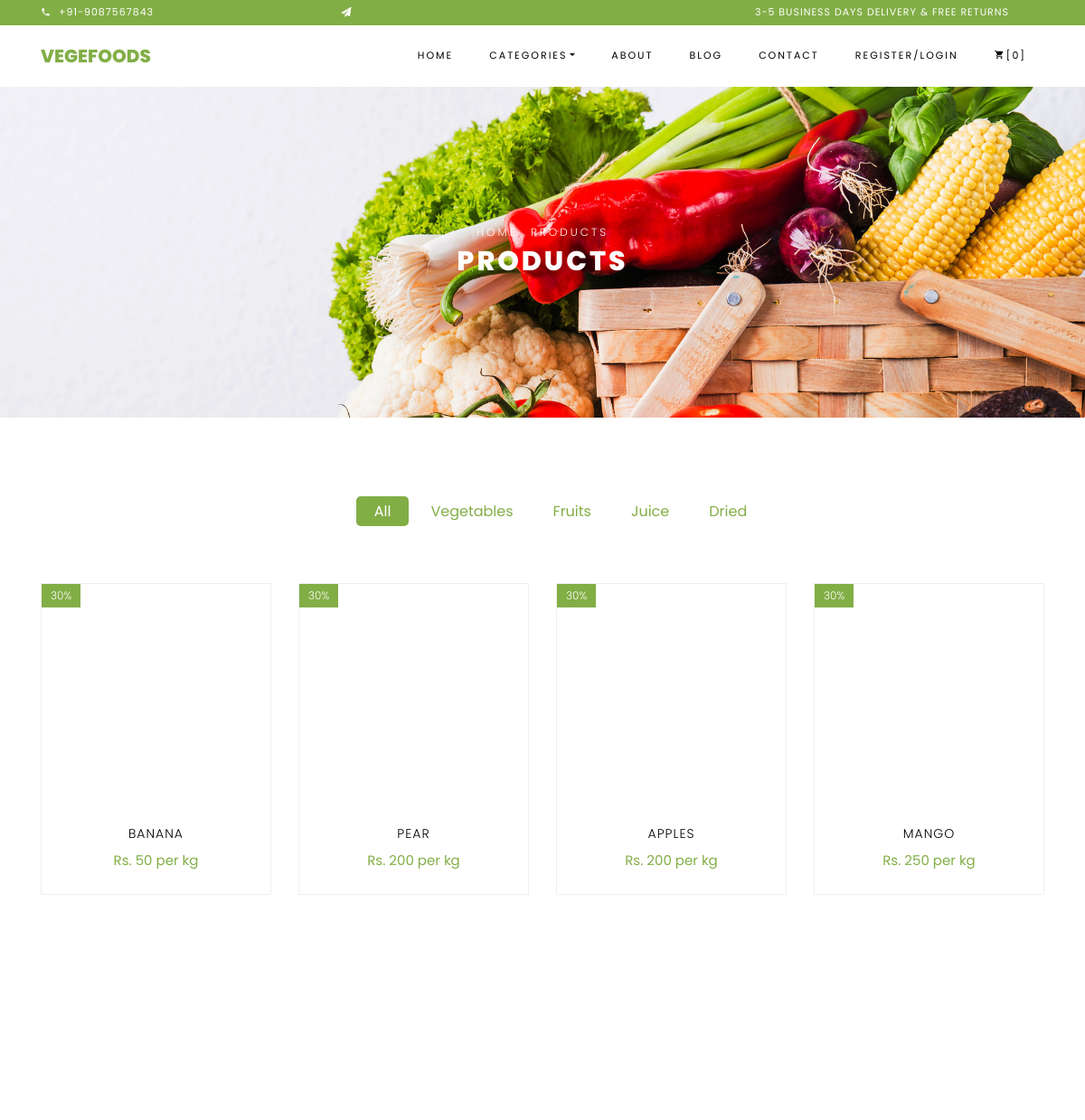
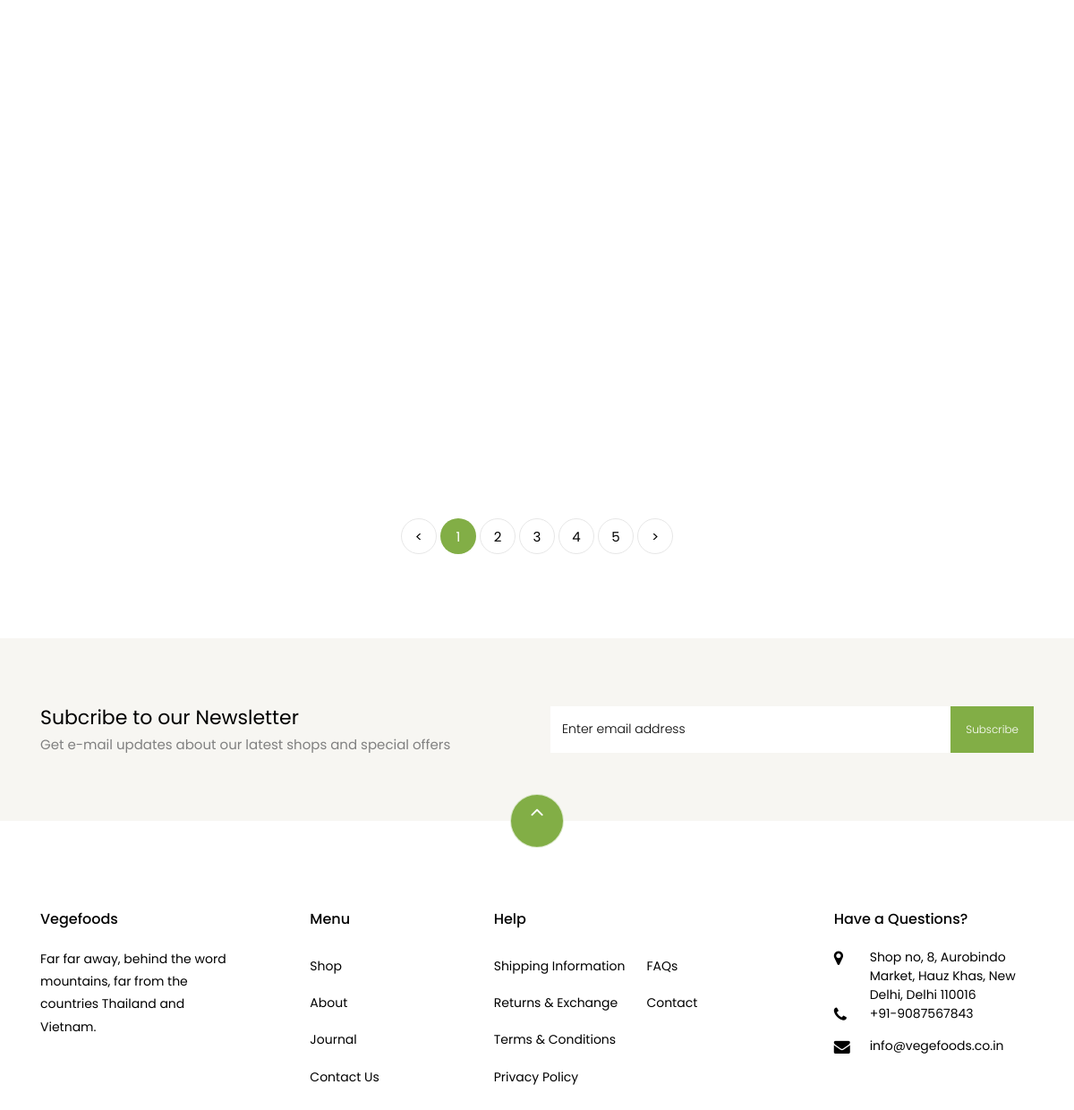
Screenshot of /Frontend/ProductsPage/Fruits/ with the database file from the repository (2 pictures, top to bottom).
### Backend/models.py (models this page shows)
class ProdcutDB(models.Model):
    CATEGORY = models.CharField(max_length=100, null=True, blank=True)
    PRONAME = models.CharField(max_length=100, null=True, blank=True)
    PROPRICE = models.IntegerField(null=True, blank=True)
    PRODESC = models.CharField(max_length=100, null=True, blank=True)
    PROIMAGE = models.ImageField(upload_to='Images', null=True, blank=True)

### Frontend/views.py (the view)
# urls.py: path('ProductsPage/<catname>/', views.ProductsPage, name='ProductsPage'),
def ProductsPage(request, catname):
    prod = ProdcutDB.objects.filter(CATEGORY=catname)
    categories = CategoryDB.objects.all()
    return render(request, 'Products.html', {'prod': prod, 'categories': categories})

### Frontend/templates/Products.html (shortened to what this page needs)
<!DOCTYPE html>
{% load static %}
<html lang="en">
  <head>
    <link rel="stylesheet" href="{% static 'Home/css/open-iconic-bootstrap.min.css' %}">
    <link rel="stylesheet" href="{% static 'Home/css/animate.css' %}">
    <link rel="stylesheet" href="{% static 'Home/css/owl.carousel.min.css' %}">
    <link rel="stylesheet" href="{% static 'Home/css/owl.theme.default.min.css' %}">
    <link rel="stylesheet" href="{% static 'Home/css/magnific-popup.css' %}">
    <link rel="stylesheet" href="{% static 'Home/css/aos.css' %}">
    <link rel="stylesheet" href="{% static 'Home/css/ionicons.min.css' %}">
    <link rel="stylesheet" href="{% static 'Home/css/bootstrap-datepicker.css' %}">
    <link rel="stylesheet" href="{% static 'Home/css/jquery.timepicker.css' %}">
    <link rel="stylesheet" href="{% static 'Home/css/flaticon.css' %}">
    <link rel="stylesheet" href="{% static 'Home/css/icomoon.css' %}">
    <link rel="stylesheet" href="{% static 'Home/css/style.css' %}">
  </head>
  <body class="goto-here">
<div class="py-1 bg-primary">
    	<div class="container">
    		<div class="row no-gutters d-flex align-items-start align-items-center px-md-0">
	    		<div class="col-lg-12 d-block">
		    		<div class="row d-flex">
		    			<div class="col-md pr-4 d-flex topper align-items-center">
					    	<div class="icon mr-2 d-flex justify-content-center align-items-center"><span class="icon-phone2"></span></div>
						    <span class="text">+91-9087567843</span>
					    </div>
					    <div class="col-md pr-4 d-flex topper align-items-center">
					    	<div class="icon mr-2 d-flex justify-content-center align-items-center"><span class="icon-paper-plane"></span></div>
					    </div>
					    <div class="col-md-5 pr-4 d-flex topper align-items-center text-lg-right">
						    <span class="text">3-5 Business days delivery &amp; Free Returns</span>
					    </div>
				    </div>
			    </div>
		    </div>
		  </div>
    </div>
    <nav class="navbar navbar-expand-lg navbar-dark ftco_navbar bg-dark ftco-navbar-light" id="ftco-navbar">
	    <div class="container">
	      <a class="navbar-brand" href="{% url 'Homepage' %}">Vegefoods</a>
	      <div class="collapse navbar-collapse" id="ftco-nav">
	        <ul class="navbar-nav ml-auto">
	          <li class="nav-item active"><a href="{% url 'Homepage' %}" class="nav-link">Home</a></li>
	          <li class="nav-item dropdown">
              <a class="nav-link dropdown-toggle" href="#" id="dropdown04" data-toggle="dropdown"
                 aria-haspopup="true" aria-expanded="false">Categories</a>
            </li>
	          <li class="nav-item"><a href="{% url 'AboutPage' %}" class="nav-link">About</a></li>
	          <li class="nav-item"><a href="{% url 'FrontendBlog' %}" class="nav-link">Blog</a></li>
	          <li class="nav-item"><a href="{% url 'ContactPage' %}" class="nav-link">Contact</a></li>
                {% if request.session.NAME %}
              <li class="nav-item"><a href="{% url 'UserLogout' %}" class="nav-link">Welcome
                  {{request.session.NAME}}/Logout</a></li>
                {% else %}
	          <li class="nav-item"><a href="{% url 'UserLogin' %}" class="nav-link">Register/Login</a></li>
                {% endif %}
	          <li class="nav-item cta cta-colored"><a href="{% url 'cart_page' %}" class="nav-link"><span
                      class="icon-shopping_cart"></span>[0]</a></li>
	        </ul>
	      </div>
	    </div>
	  </nav>
    <div class="hero-wrap hero-bread" style="background-image: url({% static 'Home/images/bg_1.jpg' %});">
      <div class="container">
        <div class="row no-gutters slider-text align-items-center justify-content-center">
          <div class="col-md-9 ftco-animate text-center">
          	<p class="breadcrumbs"><span class="mr-2"><a href="index.html">Home</a></span> <span>Products</span></p>
            <h1 class="mb-0 bread">Products</h1>
          </div>
        </div>
      </div>
    </div>
    <section class="ftco-section">
    	<div class="container">
    		<div class="row justify-content-center">
    			<div class="col-md-10 mb-5 text-center">
    				<ul class="product-category">
    					<li><a href="#" class="active">All</a></li>
    					<li><a href="#">Vegetables</a></li>
    					<li><a href="#">Fruits</a></li>
    					<li><a href="#">Juice</a></li>
    					<li><a href="#">Dried</a></li>
    				</ul>
    			</div>
    		</div>
    		<div class="row">
				{% for i in prod %}
    			<div class="col-md-6 col-lg-3 ftco-animate">
    				<div class="product">
    					<a href="{% url 'SingleProduct' proid=i.id %}" class="img-prod"><img height="250px" width="300px"
    						<span class="status">30%</span>
    					</a>
    					<div class="text py-3 pb-4 px-3 text-center">
    						<h3><a href="#">{{i.PRONAME}}</a></h3>
    						<div class="d-flex">
    							<div class="pricing">
		    						<p class="price"><span class="price-sale">Rs. {{i.PROPRICE}} per kg</span></p>
		    					</div>
	    					</div>
    					</div>
    				</div>
    			</div>
				{% endfor %}
    		</div>
    		<div class="row mt-5">
          <div class="col text-center">
            <div class="block-27">
              <ul>
                <li><a href="#">&lt;</a></li>
                <li class="active"><span>1</span></li>
                <li><a href="#">2</a></li>
                <li><a href="#">3</a></li>
                <li><a href="#">4</a></li>
                <li><a href="#">5</a></li>
                <li><a href="#">&gt;</a></li>
              </ul>
            </div>
          </div>
        </div>
    	</div>
    </section>
		<section class="ftco-section ftco-no-pt ftco-no-pb py-5 bg-light">
      <div class="container py-4">
        <div class="row d-flex justify-content-center py-5">
          <div class="col-md-6">
          	<h2 style="font-size: 22px;" class="mb-0">Subcribe to our Newsletter</h2>
          	<span>Get e-mail updates about our latest shops and special offers</span>
          </div>
          <div class="col-md-6 d-flex align-items-center">
            <form action="#" class="subscribe-form">
              <div class="form-group d-flex">
                <input type="text" class="form-control" placeholder="Enter email address">
                <input type="submit" value="Subscribe" class="submit px-3">
              </div>
            </form>
          </div>
        </div>
      </div>
    </section>
       <footer class="ftco-footer ftco-section">
      <div class="container">
      	<div class="row">
      		<div class="mouse">
						<a href="#" class="mouse-icon">
							<div class="mouse-wheel"><span class="ion-ios-arrow-up"></span></div>
						</a>
					</div>
      	</div>
        <div class="row mb-5">
          <div class="col-md">
            <div class="ftco-footer-widget mb-4">
              <h2 class="ftco-heading-2">Vegefoods</h2>
              <p>Far far away, behind the word mountains, far from the countries Thailand and Vietnam.</p>
              <ul class="ftco-footer-social list-unstyled float-md-left float-lft mt-5">
              </ul>
            </div>
          </div>
          <div class="col-md">
            <div class="ftco-footer-widget mb-4 ml-md-5">
              <h2 class="ftco-heading-2">Menu</h2>
              <ul class="list-unstyled">
                <li><a href="#" class="py-2 d-block">Shop</a></li>
                <li><a href="#" class="py-2 d-block">About</a></li>
                <li><a href="#" class="py-2 d-block">Journal</a></li>
                <li><a href="#" class="py-2 d-block">Contact Us</a></li>
              </ul>
            </div>
          </div>
          <div class="col-md-4">
             <div class="ftco-footer-widget mb-4">
              <h2 class="ftco-heading-2">Help</h2>
              <div class="d-flex">
	              <ul class="list-unstyled mr-l-5 pr-l-3 mr-4">
	                <li><a href="#" class="py-2 d-block">Shipping Information</a></li>
	                <li><a href="#" class="py-2 d-block">Returns &amp; Exchange</a></li>
	                <li><a href="#" class="py-2 d-block">Terms &amp; Conditions</a></li>
	                <li><a href="#" class="py-2 d-block">Privacy Policy</a></li>
	              </ul>
	              <ul class="list-unstyled">
	                <li><a href="#" class="py-2 d-block">FAQs</a></li>
	                <li><a href="#" class="py-2 d-block">Contact</a></li>
	              </ul>
	            </div>
            </div>
          </div>
          <div class="col-md">
            <div class="ftco-footer-widget mb-4">
            	<h2 class="ftco-heading-2">Have a Questions?</h2>
            	<div class="block-23 mb-3">
	              <ul>
	                <li><span class="icon icon-map-marker"></span><span class="text">Shop no, 8, Aurobindo Market, Hauz Khas, New Delhi, Delhi 110016</span></li>
	                <li><a href="#"><span class="icon icon-phone"></span><span class="text">+91-9087567843</span></a></li>
	                <li><a href="#"><span class="icon icon-envelope"></span>info@vegefoods.co.in</a></li>
	              </ul>
	            </div>
            </div>
          </div>
        </div>
      </div>
    </footer>
  </body>
</html>

### Frontend/static/Home/css/icomoon.css (style rules this page uses)
[class^="icon-"], [class*=" icon-"] { font-family: 'icomoon' !important; speak: none; font-style: normal; font-weight: normal; font-variant: normal; text-transform: none; line-height: 1; -webkit-font-smoothing: antialiased; -moz-osx-font-smoothing: grayscale; }
.icon-map-marker:before { content: "\f041"; }
.icon-phone:before { content: "\f095"; }
.icon-envelope:before { content: "\f0e0"; }
.icon-paper-plane:before { content: "\f1d8"; }
.icon-phone2:before { content: "\e0cd"; }
.icon-shopping_cart:before { content: "\e8cc"; }

### rows the page displays
ProdcutDB: PRONAME "BANANA", PROPRICE "50"
ProdcutDB: PRONAME "PEAR", PROPRICE "200"
ProdcutDB: PRONAME "APPLES", PROPRICE "200"
ProdcutDB: PRONAME "MANGO", PROPRICE "250"
